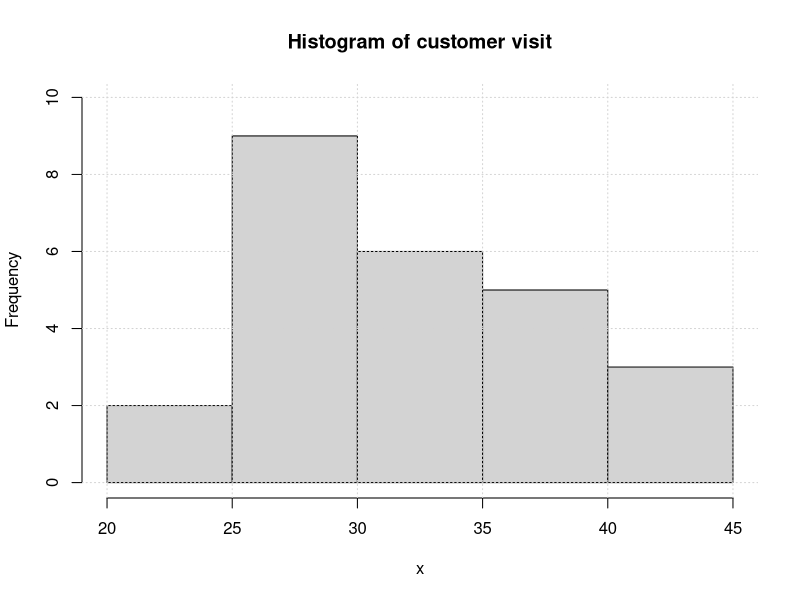
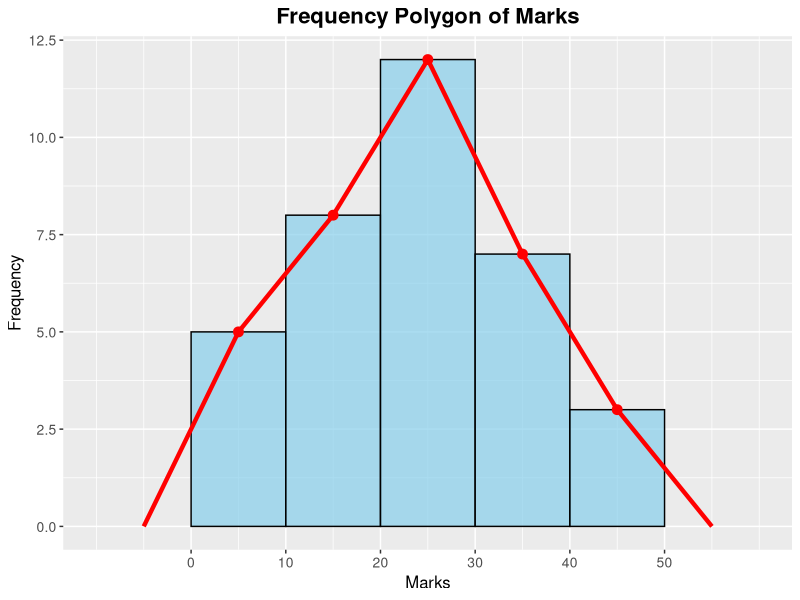
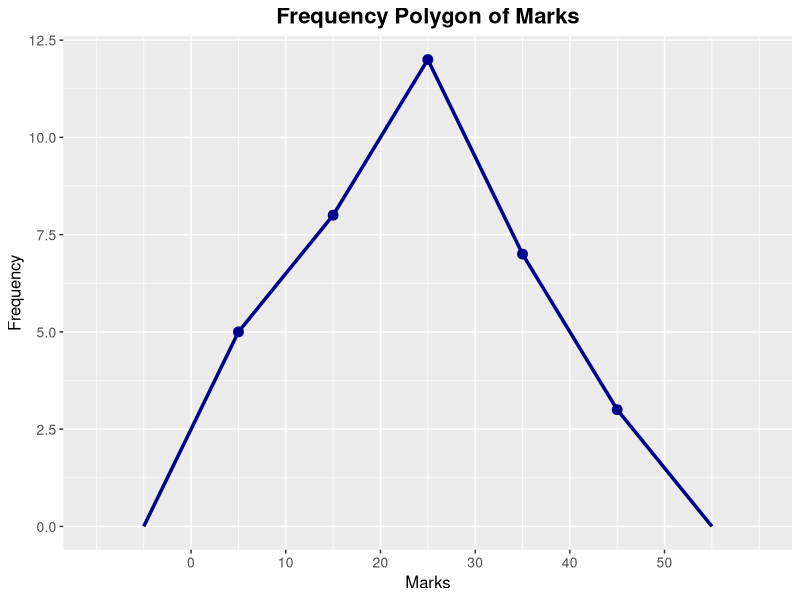
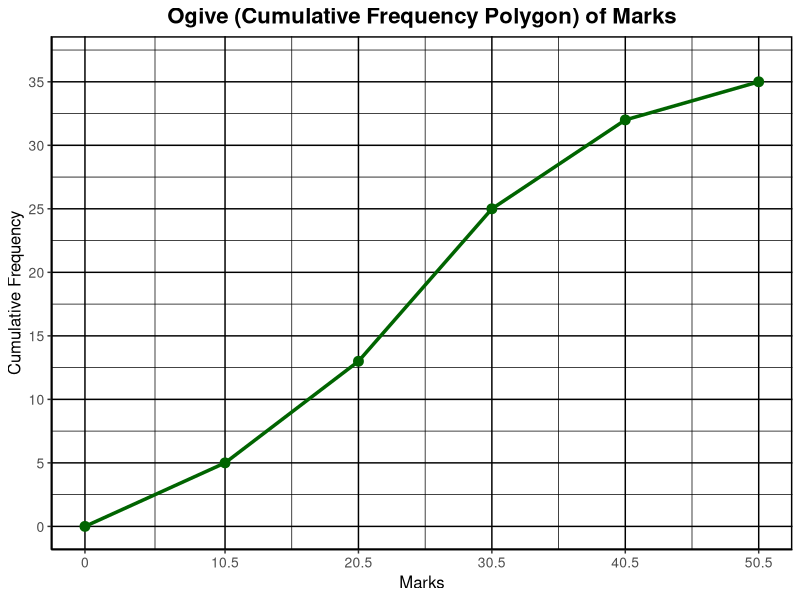

Generate these figures, in order, with R:
## ---- chunk 1
x = c(32, 28, 35, 41, 29, 30, 38, 45, 27, 25, 33, 40, 31, 29, 36, 42, 26, 24, 34, 39, 30, 28, 37, 33, 29)
hist(x, main = "Histogram of customer visit", ylim = c(0,10))
grid()
## ---- chunk 2
library(ggplot2)
library(dplyr)

# 1. Define the data (using the "Marks" data from earlier)
# We need to create a dataset of individual observations to correctly build the histogram.
# Let's assume the midpoints of the intervals for generating the data.
# Alternatively, we can manually create data points that fall into these bins.

# Option 1: Manually create data points based on frequencies
# This is a bit more robust for exact reproduction of the frequency table
marks_data_raw <- c(
  rep(5, 5),    # 5 observations in 0-10 range (using midpoint 5)
  rep(15, 8),   # 8 observations in 11-20 range (using midpoint 15)
  rep(25, 12),  # 12 observations in 21-30 range (using midpoint 25)
  rep(35, 7),   # 7 observations in 31-40 range (using midpoint 35)
  rep(45, 3)    # 3 observations in 41-50 range (using midpoint 45)
)

# Create a data frame
df_marks <- data.frame(Marks = marks_data_raw)

# Define the breaks for the histogram and frequency polygon
# These should align with your intervals' boundaries.
# For intervals like 0-10, 11-20, etc., the actual bins would be 0-10.5, 10.5-20.5 etc.
# Let's use clean breaks for the plot for simplicity and visual clarity.
# Assuming intervals are inclusive lower, exclusive upper for binning.
# Or, if they are like 0-10, 11-20, then 10.5, 20.5 are the boundaries.
# For simplicity, let's assume the bins are 0-10, 10-20, 20-30, etc. for plotting.
# We'll set breaks at 0, 10, 20, 30, 40, 50.
bin_breaks <- seq(0, 50, by = 10)

# Calculate midpoints for the frequency polygon (for the line plot)
# The midpoints should correspond to the center of each bin
midpoints <- (bin_breaks[-length(bin_breaks)] + bin_breaks[-1]) / 2

# Calculate frequencies for the frequency polygon (for the line plot)
# This part is a bit tricky with ggplot2's `geom_freqpoly` as it calculates frequencies itself.
# To ensure the frequency polygon aligns with the histogram, we let ggplot do the binning.

# Create the histogram with frequency polygon overlay
ggplot(df_marks, aes(x = Marks)) +
  # Histogram layer
  geom_histogram(binwidth = 10, # Match the interval width
                 breaks = bin_breaks, # Ensure bins align with intervals
                 fill = "skyblue",
                 color = "black",
                 alpha = 0.7) +
  # Frequency polygon layer
  geom_freqpoly(binwidth = 10, # Must match histogram's binwidth
                breaks = bin_breaks, # Must match histogram's breaks
                color = "red",
                size = 1.5) + # Thicker line for visibility
  # Add points at the top of each frequency polygon segment
  stat_bin(binwidth = 10, breaks = bin_breaks, geom = "point", color = "red", size = 3) +
  
  # Labels and Title
  labs(title = "Frequency Polygon of Marks",
       x = "Marks",
       y = "Frequency") +
  
  # Customize theme for better aesthetics
  theme(plot.title = element_text(hjust = 0.5, face = "bold", size = 16),
        axis.title = element_text(size = 12),
        axis.text = element_text(size = 10)) +
  
  # Set x-axis breaks to match interval boundaries
  scale_x_continuous(breaks = bin_breaks,
                     labels = c("0", "10", "20", "30", "40", "50")) +
  
  # Ensure y-axis starts at 0
  expand_limits(y = 0)
## ---- chunk 3
library(ggplot2)
library(dplyr)

# Recreate the data from the frequency table
marks_data_raw <- c(
  rep(5, 5),    # 5 observations in 0-10 range (using midpoint 5)
  rep(15, 8),   # 8 observations in 11-20 range (using midpoint 15)
  rep(25, 12),  # 12 observations in 21-30 range (using midpoint 25)
  rep(35, 7),   # 7 observations in 31-40 range (using midpoint 35)
  rep(45, 3)    # 3 observations in 41-50 range (using midpoint 45)
)

# Create a data frame
df_marks <- data.frame(Marks = marks_data_raw)

# Define the breaks for the frequency polygon (must match the bins)
bin_breaks <- seq(0, 50, by = 10)

# Create the frequency polygon plot without the histogram
ggplot(df_marks, aes(x = Marks)) +
  # Frequency polygon layer
  geom_freqpoly(binwidth = 10, # Must match the bin interval width
                breaks = bin_breaks, # Ensure bins align with intervals
                color = "darkblue",
                size = 1.2) + # Thicker line for visibility
  # Add points at the top of each frequency polygon segment
  stat_bin(binwidth = 10, breaks = bin_breaks, geom = "point", color = "darkblue", size = 3) +
  
  # Labels and Title
  labs(title = "Frequency Polygon of Marks",
       x = "Marks",
       y = "Frequency") +
  
  # Customize theme for better aesthetics
  theme(plot.title = element_text(hjust = 0.5, face = "bold", size = 16),
        axis.title = element_text(size = 12),
        axis.text = element_text(size = 10)) +
  
  # Set x-axis breaks to match interval boundaries
  scale_x_continuous(breaks = bin_breaks,
                     labels = c("0", "10", "20", "30", "40", "50")) +
  
  # Ensure y-axis starts at 0 for proper representation of frequencies
  expand_limits(y = 0)
## ---- chunk 4
library(ggplot2)
library(dplyr)

# 1. Define the data for intervals, frequencies, and calculate cumulative frequencies
# Using the upper class boundaries for the x-axis of the ogive.
# Assuming intervals 0-10, 11-20, etc., the upper true limits are 10.5, 20.5 etc.
# The initial point for the ogive is (lower boundary of first class, 0 cumulative frequency).
# Assuming the lowest possible mark is 0, so the first boundary starts effectively at 0.

marks_upper_boundaries <- c(0, 10.5, 20.5, 30.5, 40.5, 50.5)
frequencies <- c(0, 5, 8, 12, 7, 3) # Add 0 for the starting point

# Calculate cumulative frequencies
cumulative_frequencies <- cumsum(frequencies)

# Create a data frame for plotting the Ogive
ogive_data <- data.frame(
  Marks = marks_upper_boundaries,
  CumulativeFrequency = cumulative_frequencies
)

# Create the Ogive plot
ggplot(ogive_data, aes(x = Marks, y = CumulativeFrequency)) +
  geom_line(color = "darkgreen", size = 1.2) + # Line for the ogive
  geom_point(color = "darkgreen", size = 3) +  # Points at each data point
  
  # Removed geom_text() to remove value labels from points
  
  # Labels and Title
  labs(title = "Ogive (Cumulative Frequency Polygon) of Marks",
       x = "Marks", # X-axis label as 'Marks'
       y = "Cumulative Frequency") +
  
  # Set specific x-axis breaks for clarity
  scale_x_continuous(breaks = marks_upper_boundaries,
                     labels = c("0", "10.5", "20.5", "30.5", "40.5", "50.5")) +
  
  # Set specific y-axis breaks for cumulative frequency
  scale_y_continuous(breaks = seq(0, max(cumulative_frequencies), by = 5),
                     limits = c(0, max(cumulative_frequencies) * 1.05)) + # Adjust limits back as no text labels
  
  # Ensure y-axis starts at 0
  expand_limits(y = 0) +
  
  # Apply a base theme and then explicitly add clear black grid lines
  theme_classic() + # Keeping classic for clean axes, but customizing grids
  theme(
    plot.title = element_text(hjust = 0.5, face = "bold", size = 16),
    axis.title = element_text(size = 12),
    axis.text = element_text(size = 10),
    
    # Explicitly show major grid lines as black and solid
    panel.grid.major = element_line(color = "black", size = 0.5, linetype = "solid"),
    # Explicitly show minor grid lines as black and solid (thinner)
    panel.grid.minor = element_line(color = "black", size = 0.25, linetype = "solid"),
    
    # Ensure background is white and add a black border to the panel to create "square boxes"
    panel.background = element_rect(fill = "white", colour = "black", linewidth = 1), # 'size' changed to 'linewidth' in newer ggplot2
    plot.background = element_rect(fill = "white", colour = NA) # No border for plot background
  )
